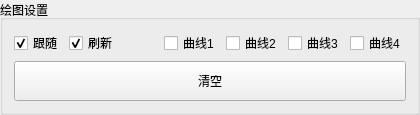
      <widget class="QGroupBox" name="groupBox_plot">
       <property name="title">
        <string>绘图设置</string>
       </property>
       <layout class="QVBoxLayout" name="verticalLayout_14">
        <item>
         <layout class="QHBoxLayout" name="horizontalLayout_19">
          <item>
           <widget class="QCheckBox" name="checkBox_dynami_follow">
            <property name="text">
             <string>跟随</string>
            </property>
            <property name="checked">
             <bool>true</bool>
            </property>
           </widget>
          </item>
          <item>
           <widget class="QCheckBox" name="checkBox_dynamic_refresh">
            <property name="text">
             <string>刷新</string>
            </property>
            <property name="checked">
             <bool>true</bool>
            </property>
           </widget>
          </item>
          <item>
           <spacer name="horizontalSpacer_2">
            <property name="orientation">
             <enum>Qt::Horizontal</enum>
            </property>
            <property name="sizeType">
             <enum>QSizePolicy::Fixed</enum>
            </property>
            <property name="sizeHint" stdset="0">
             <size>
              <width>40</width>
              <height>20</height>
             </size>
            </property>
           </spacer>
          </item>
          <item>
           <widget class="QCheckBox" name="checkBox_graph_0">
            <property name="text">
             <string>曲线1</string>
            </property>
           </widget>
          </item>
          <item>
           <widget class="QCheckBox" name="checkBox_graph_1">
            <property name="text">
             <string>曲线2</string>
            </property>
           </widget>
          </item>
          <item>
           <widget class="QCheckBox" name="checkBox_graph_2">
            <property name="text">
             <string>曲线3</string>
            </property>
           </widget>
          </item>
          <item>
           <widget class="QCheckBox" name="checkBox_graph_3">
            <property name="text">
             <string>曲线4</string>
            </property>
           </widget>
          </item>
         </layout>
        </item>
        <item>
         <widget class="QPushButton" name="pushButton_clear_plot">
          <property name="minimumSize">
           <size>
            <width>0</width>
            <height>40</height>
           </size>
          </property>
          <property name="text">
           <string>清空</string>
          </property>
         </widget>
        </item>
       </layout>
      </widget>
